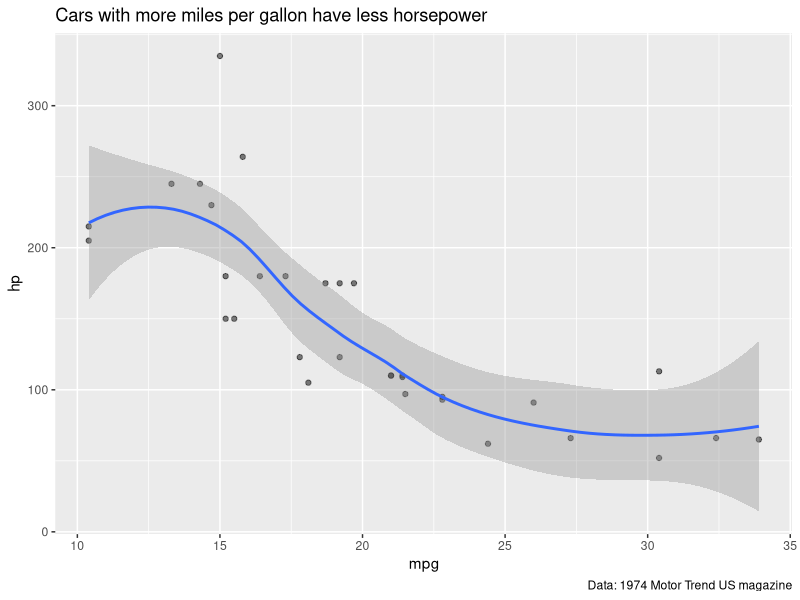

Reproduce this figure in R.
library(ggplot2)
library(dplyr)

ggplot(mtcars) + 
  geom_point(aes(x = mpg, y = hp), alpha = 0.5) +
geom_smooth(aes(x = mpg, y = hp)) +
labs(title = "Cars with more miles per gallon have less horsepower",
     caption = "Data: 1974 Motor Trend US magazine"
  )

